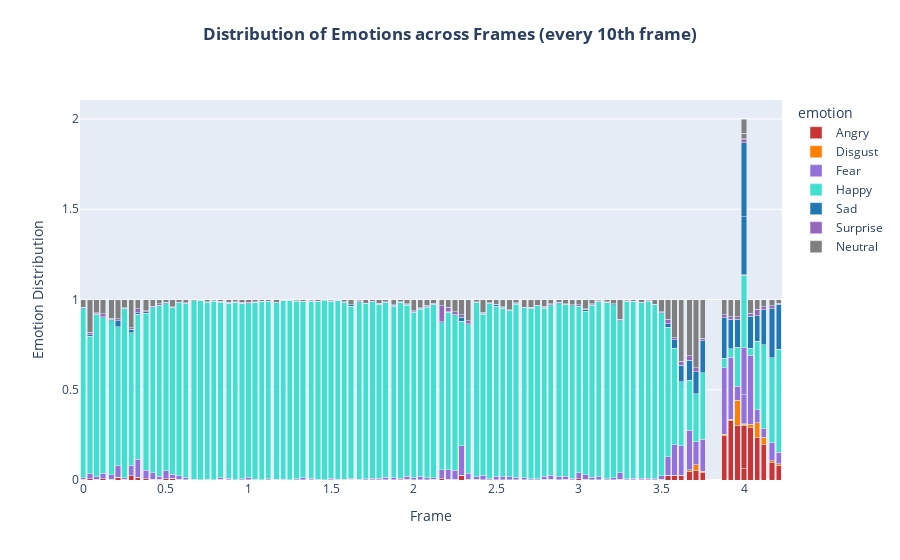

Source (notebook cell):
### Code cell
#New

# Define a colorblind-friendly color palette
cb_palette = ['#CA3435', '#ff7f00', '#9370DB', '#40E0D0', '#1f77b4', '#9467bd', '#7f7f7f']
#CA3435
# Create plot
fig = px.bar(df_plotting, x="pos_sec", y='probability', color='emotion',
             barmode="stack", title="<b>Distribution of Emotions across Frames (every 10th frame)</b>",
             color_discrete_sequence=cb_palette)

# Add axis labels to the legend and text labels for the colors
fig.update_layout(coloraxis_colorbar=dict(
    title="Emotion",
    tickvals=[0, 1, 2, 3, 4, 5, 6],
    ticktext=["Neutral", "Happy", "Sad", "Angry", "Surprise", "Fear", "Disgust"],
    tickmode="array",
    tickfont=dict(color="black", size=12)
))

# Add axis labels and adjust title position
fig.update_layout(xaxis_title="Frame", yaxis_title="Emotion Distribution",
    title={
        'y': 0.95,
        'x': 0.5,
        'xanchor': 'center',
        'yanchor': 'top'
    })

# Adjust plot size
fig.show(height=500, width=800)
